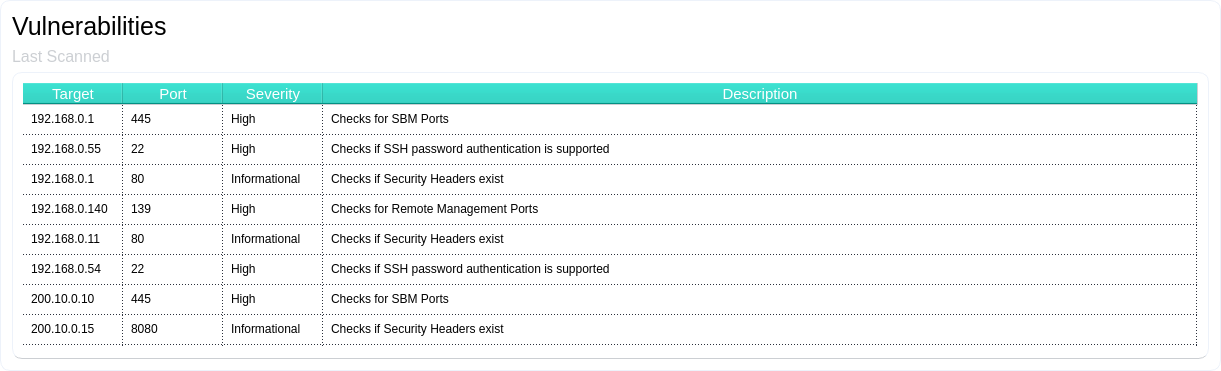
    <widget class="QFrame" name="frame_Vulnerabilities">
     <property name="geometry">
      <rect>
       <x>0</x>
       <y>270</y>
       <width>1221</width>
       <height>371</height>
      </rect>
     </property>
     <property name="styleSheet">
      <string notr="true">QFrame{
border:1px solid #edf2fa;
background-color:#fff;
border-radius:10px;
}</string>
     </property>
     <property name="frameShape">
      <enum>QFrame::StyledPanel</enum>
     </property>
     <property name="frameShadow">
      <enum>QFrame::Raised</enum>
     </property>
     <layout class="QVBoxLayout" name="verticalLayout_4">
      <item>
       <widget class="QLabel" name="lbl_Vulnerabilities">
        <property name="styleSheet">
         <string notr="true">QLabel{

		font-size:25px;
	border:0px;

}</string>
        </property>
        <property name="text">
         <string>Vulnerabilities</string>
        </property>
        <property name="alignment">
         <set>Qt::AlignLeading|Qt::AlignLeft|Qt::AlignVCenter</set>
        </property>
       </widget>
      </item>
      <item>
       <widget class="QLabel" name="lbl_VulnerabilitiesDesc">
        <property name="styleSheet">
         <string notr="true">QLabel{

	font-size:16px;
	border:0px;
color:rgb(204, 207, 211);

}</string>
        </property>
        <property name="text">
         <string>Last Scanned</string>
        </property>
       </widget>
      </item>
      <item>
       <widget class="QTableWidget" name="tableWidget_Vulnerabilities">
        <property name="styleSheet">
         <string notr="true">QTableWidget {	
	background-color: #fff;
	padding: 10px;
	gridline-color: rgb(44, 49, 60);
	border-bottom: 1px solid rgb(204, 207, 211);
	color:#000;
}
QTableWidget::item{
	border-color: rgb(44, 49, 60);
	padding-left: 5px;
	padding-right: 5px;
	gridline-color: rgb(44, 49, 60);
}
QTableWidget::item:selected{
	background-color: #e5faf8;
	color:#000;
}
QScrollBar:horizontal {
    border: none;
    background: rgb(52, 59, 72);
    height: 14px;
    margin: 0px 21px 0 21px;
	border-radius: 0px;
}
 QScrollBar:vertical {
	border: none;
    background: rgb(52, 59, 72);
    width: 14px;
    margin: 21px 0 21px 0;
	border-radius: 0px;
 }
QHeaderView{
   background-color:#04c9b7;
	border: 1px solid rgb(204, 207, 211);
	border-style: none;
    border-bottom: 1px solid rgb(204, 207, 211);
    border-right: 1px solid rgb(204, 207, 211);
    color:#fff;
	font-size:15px;
    border-radius: 0px;
}
</string>
        </property>
        <property name="verticalScrollBarPolicy">
         <enum>Qt::ScrollBarAlwaysOff</enum>
        </property>
        <property name="horizontalScrollBarPolicy">
         <enum>Qt::ScrollBarAlwaysOff</enum>
        </property>
        <property name="sizeAdjustPolicy">
         <enum>QAbstractScrollArea::AdjustIgnored</enum>
        </property>
        <property name="showGrid">
         <bool>true</bool>
        </property>
        <property name="gridStyle">
         <enum>Qt::DotLine</enum>
        </property>
        <attribute name="horizontalHeaderHighlightSections">
         <bool>true</bool>
        </attribute>
        <attribute name="horizontalHeaderStretchLastSection">
         <bool>true</bool>
        </attribute>
        <attribute name="verticalHeaderVisible">
         <bool>false</bool>
        </attribute>
        <attribute name="verticalHeaderHighlightSections">
         <bool>true</bool>
        </attribute>
        <row>
         <property name="text">
          <string>1</string>
         </property>
        </row>
        <row>
         <property name="text">
          <string>2</string>
         </property>
        </row>
        <row>
         <property name="text">
          <string>3</string>
         </property>
        </row>
        <row>
         <property name="text">
          <string>4</string>
         </property>
        </row>
        <row>
         <property name="text">
          <string>5</string>
         </property>
        </row>
        <row>
         <property name="text">
          <string>6</string>
         </property>
        </row>
        <row>
         <property name="text">
          <string>7</string>
         </property>
        </row>
        <row>
         <property name="text">
          <string>8</string>
         </property>
        </row>
        <row>
         <property name="text">
          <string>9</string>
         </property>
        </row>
        <row>
         <property name="text">
          <string>10</string>
         </property>
        </row>
        <row>
         <property name="text">
          <string>11</string>
         </property>
        </row>
        <row>
         <property name="text">
          <string>10</string>
         </property>
        </row>
        <row>
         <property name="text">
          <string>12</string>
         </property>
        </row>
        <row>
         <property name="text">
          <string>New Row</string>
         </property>
        </row>
        <row>
         <property name="text">
          <string>New Row</string>
         </property>
        </row>
        <row>
         <property name="text">
          <string>New Row</string>
         </property>
        </row>
        <row>
         <property name="text">
          <string>New Row</string>
         </property>
        </row>
        <row>
         <property name="text">
          <string>New Row</string>
         </property>
        </row>
        <row>
         <property name="text">
          <string>New Row</string>
         </property>
        </row>
        <row>
         <property name="text">
          <string>New Row</string>
         </property>
        </row>
        <row>
         <property name="text">
          <string>New Row</string>
         </property>
        </row>
        <row>
         <property name="text">
          <string>New Row</string>
         </property>
        </row>
        <row>
         <property name="text">
          <string>New Row</string>
         </property>
        </row>
        <column>
         <property name="text">
          <string>Target</string>
         </property>
        </column>
        <column>
         <property name="text">
          <string>Port</string>
         </property>
        </column>
        <column>
         <property name="text">
          <string>Severity</string>
         </property>
        </column>
        <column>
         <property name="text">
          <string>Description</string>
         </property>
        </column>
        <item row="0" column="0">
         <property name="text">
          <string>192.168.0.1</string>
         </property>
        </item>
        <item row="0" column="1">
         <property name="text">
          <string>445</string>
         </property>
        </item>
        <item row="0" column="2">
         <property name="text">
          <string>High</string>
         </property>
         <property name="foreground">
          <brush brushstyle="NoBrush">
           <color alpha="255">
            <red>150</red>
            <green>24</green>
            <blue>55</blue>
           </color>
          </brush>
         </property>
        </item>
        <item row="0" column="3">
         <property name="text">
          <string>Checks for SBM Ports</string>
         </property>
        </item>
        <item row="1" column="0">
         <property name="text">
          <string>192.168.0.55</string>
         </property>
        </item>
        <item row="1" column="1">
         <property name="text">
          <string>22</string>
         </property>
        </item>
        <item row="1" column="2">
         <property name="text">
          <string>High</string>
         </property>
         <property name="font">
          <font>
           <weight>50</weight>
           <bold>false</bold>
          </font>
         </property>
         <property name="background">
          <brush brushstyle="NoBrush">
           <color alpha="255">
            <red>238</red>
            <green>238</green>
            <blue>236</blue>
           </color>
          </brush>
         </property>
         <property name="foreground">
          <brush brushstyle="NoBrush">
           <color alpha="255">
            <red>150</red>
            <green>24</green>
            <blue>55</blue>
           </color>
          </brush>
         </property>
        </item>
        <item row="1" column="3">
         <property name="text">
          <string>Checks if SSH password authentication is supported</string>
         </property>
        </item>
        <item row="2" column="0">
         <property name="text">
          <string>192.168.0.1</string>
         </property>
        </item>
        <item row="2" column="1">
         <property name="text">
          <string>80</string>
         </property>
        </item>
        <item row="2" column="2">
         <property name="text">
          <string>Informational</string>
         </property>
         <property name="foreground">
          <brush brushstyle="NoBrush">
           <color alpha="255">
            <red>32</red>
            <green>74</green>
            <blue>135</blue>
           </color>
          </brush>
         </property>
        </item>
        <item row="2" column="3">
         <property name="text">
          <string>Checks if Security Headers exist</string>
         </property>
        </item>
        <item row="3" column="0">
         <property name="text">
          <string>192.168.0.140</string>
         </property>
        </item>
        <item row="3" column="1">
         <property name="text">
          <string>139</string>
         </property>
        </item>
        <item row="3" column="2">
         <property name="text">
          <string>High</string>
         </property>
         <property name="foreground">
          <brush brushstyle="NoBrush">
           <color alpha="255">
            <red>150</red>
            <green>24</green>
            <blue>55</blue>
           </color>
          </brush>
         </property>
        </item>
        <item row="3" column="3">
         <property name="text">
          <string>Checks for Remote Management Ports</string>
         </property>
        </item>
        <item row="4" column="0">
         <property name="text">
          <string>192.168.0.11</string>
         </property>
        </item>
        <item row="4" column="1">
         <property name="text">
          <string>80</string>
         </property>
        </item>
        <item row="4" column="2">
         <property name="text">
          <string>Informational</string>
         </property>
         <property name="foreground">
          <brush brushstyle="NoBrush">
           <color alpha="255">
            <red>32</red>
            <green>74</green>
            <blue>135</blue>
           </color>
          </brush>
         </property>
        </item>
        <item row="4" column="3">
         <property name="text">
          <string>Checks if Security Headers exist</string>
         </property>
        </item>
        <item row="5" column="0">
         <property name="text">
          <string>192.168.0.54</string>
         </property>
        </item>
        <item row="5" column="1">
         <property name="text">
          <string>22</string>
         </property>
        </item>
        <item row="5" column="2">
         <property name="text">
          <string>High</string>
         </property>
         <property name="foreground">
          <brush brushstyle="NoBrush">
           <color alpha="255">
            <red>150</red>
            <green>24</green>
            <blue>55</blue>
           </color>
          </brush>
         </property>
        </item>
        <item row="5" column="3">
         <property name="text">
          <string>Checks if SSH password authentication is supported</string>
         </property>
        </item>
        <item row="6" column="0">
         <property name="text">
          <string>200.10.0.10</string>
         </property>
        </item>
        <item row="6" column="1">
         <property name="text">
          <string>445</string>
         </property>
        </item>
        <item row="6" column="2">
         <property name="text">
          <string>High</string>
         </property>
         <property name="foreground">
          <brush brushstyle="NoBrush">
           <color alpha="255">
            <red>150</red>
            <green>24</green>
            <blue>55</blue>
           </color>
          </brush>
         </property>
        </item>
        <item row="6" column="3">
         <property name="text">
          <string>Checks for SBM Ports</string>
         </property>
        </item>
        <item row="7" column="0">
         <property name="text">
          <string>200.10.0.15</string>
         </property>
        </item>
        <item row="7" column="1">
         <property name="text">
          <string>8080</string>
         </property>
        </item>
        <item row="7" column="2">
         <property name="text">
          <string>Informational</string>
         </property>
         <property name="foreground">
          <brush brushstyle="NoBrush">
           <color alpha="255">
            <red>32</red>
            <green>74</green>
            <blue>135</blue>
           </color>
          </brush>
         </property>
        </item>
        <item row="7" column="3">
         <property name="text">
          <string>Checks if Security Headers exist</string>
         </property>
        </item>
        <item row="8" column="0">
         <property name="text">
          <string>200.10.0.5</string>
         </property>
        </item>
        <item row="8" column="1">
         <property name="text">
          <string>80</string>
         </property>
        </item>
        <item row="8" column="2">
         <property name="text">
          <string>Informational</string>
         </property>
         <property name="foreground">
          <brush brushstyle="NoBrush">
           <color alpha="255">
            <red>32</red>
            <green>74</green>
            <blue>135</blue>
           </color>
          </brush>
         </property>
        </item>
        <item row="8" column="3">
         <property name="text">
          <string>Checks if Security Headers exist</string>
         </property>
        </item>
        <item row="9" column="0">
         <property name="text">
          <string>200.10.0.113</string>
         </property>
        </item>
        <item row="9" column="1">
         <property name="text">
          <string>80</string>
         </property>
        </item>
        <item row="9" column="2">
         <property name="text">
          <string>Informational</string>
         </property>
         <property name="foreground">
          <brush brushstyle="NoBrush">
           <color alpha="255">
            <red>32</red>
            <green>74</green>
            <blue>135</blue>
           </color>
          </brush>
         </property>
        </item>
        <item row="9" column="3">
         <property name="text">
          <string>Checks if Security Headers exist</string>
         </property>
        </item>
        <item row="10" column="0">
         <property name="text">
          <string>200.10.0.29</string>
         </property>
        </item>
        <item row="10" column="1">
         <property name="text">
          <string>139</string>
         </property>
        </item>
        <item row="10" column="2">
         <property name="text">
          <string>High</string>
         </property>
         <property name="foreground">
          <brush brushstyle="NoBrush">
           <color alpha="255">
            <red>150</red>
            <green>24</green>
            <blue>55</blue>
           </color>
          </brush>
         </property>
        </item>
        <item row="10" column="3">
         <property name="text">
          <string>Checks for Remote Management Ports</string>
         </property>
        </item>
        <item row="11" column="0">
         <property name="text">
          <string>200.10.0.201</string>
         </property>
        </item>
        <item row="11" column="1">
         <property name="text">
          <string>22</string>
         </property>
        </item>
        <item row="11" column="2">
         <property name="text">
          <string>High</string>
         </property>
         <property name="foreground">
          <brush brushstyle="NoBrush">
           <color alpha="255">
            <red>150</red>
            <green>24</green>
            <blue>55</blue>
           </color>
          </brush>
         </property>
        </item>
        <item row="11" column="3">
         <property name="text">
          <string>Checks if SSH password authentication is supported</string>
         </property>
        </item>
        <item row="12" column="0">
         <property name="text">
          <string>200.10.0.92</string>
         </property>
        </item>
        <item row="12" column="1">
         <property name="text">
          <string>445</string>
         </property>
        </item>
        <item row="12" column="2">
         <property name="text">
          <string>High</string>
         </property>
         <property name="foreground">
          <brush brushstyle="NoBrush">
           <color alpha="255">
            <red>150</red>
            <green>24</green>
            <blue>55</blue>
           </color>
          </brush>
         </property>
        </item>
        <item row="12" column="3">
         <property name="text">
          <string>Checks for SBM Ports</string>
         </property>
        </item>
        <item row="13" column="0">
         <property name="text">
          <string>216.58.202.14</string>
         </property>
        </item>
        <item row="13" column="1">
         <property name="text">
          <string>22</string>
         </property>
        </item>
        <item row="13" column="2">
         <property name="text">
          <string>High</string>
         </property>
         <property name="foreground">
          <brush brushstyle="NoBrush">
           <color alpha="255">
            <red>150</red>
            <green>24</green>
            <blue>55</blue>
           </color>
          </brush>
         </property>
        </item>
        <item row="13" column="3">
         <property name="text">
          <string>Checks if SSH password authentication is supported</string>
         </property>
        </item>
        <item row="14" column="0">
         <property name="text">
          <string>216.58.202.14</string>
         </property>
        </item>
        <item row="14" column="1">
         <property name="text">
          <string>22</string>
         </property>
        </item>
        <item row="14" column="2">
         <property name="text">
          <string>High</string>
         </property>
         <property name="foreground">
          <brush brushstyle="NoBrush">
           <color alpha="255">
            <red>150</red>
            <green>24</green>
            <blue>55</blue>
           </color>
          </brush>
         </property>
        </item>
        <item row="14" column="3">
         <property name="text">
          <string>Checks if SSH password authentication is supported</string>
         </property>
        </item>
        <item row="15" column="0">
         <property name="text">
          <string>216.58.202.200</string>
         </property>
        </item>
        <item row="15" column="1">
         <property name="text">
          <string>80</string>
         </property>
        </item>
        <item row="15" column="2">
         <property name="text">
          <string>Informational</string>
         </property>
         <property name="foreground">
          <brush brushstyle="NoBrush">
           <color alpha="255">
            <red>32</red>
            <green>74</green>
            <blue>135</blue>
           </color>
          </brush>
         </property>
        </item>
        <item row="15" column="3">
         <property name="text">
          <string>Checks if Security Headers exist</string>
         </property>
        </item>
        <item row="16" column="0">
         <property name="text">
          <string>216.58.202.101</string>
         </property>
        </item>
        <item row="16" column="1">
         <property name="text">
          <string>80</string>
         </property>
        </item>
        <item row="16" column="2">
         <property name="text">
          <string>Informational</string>
         </property>
         <property name="foreground">
          <brush brushstyle="NoBrush">
           <color alpha="255">
            <red>32</red>
            <green>74</green>
            <blue>135</blue>
           </color>
          </brush>
         </property>
        </item>
        <item row="16" column="3">
         <property name="text">
          <string>Checks if Security Headers exist</string>
         </property>
        </item>
        <item row="17" column="0">
         <property name="text">
          <string>216.58.202.128</string>
         </property>
        </item>
        <item row="17" column="1">
         <property name="text">
          <string>80</string>
         </property>
        </item>
        <item row="17" column="2">
         <property name="text">
          <string>Informational</string>
         </property>
         <property name="foreground">
          <brush brushstyle="NoBrush">
           <color alpha="255">
            <red>32</red>
            <green>74</green>
            <blue>135</blue>
           </color>
          </brush>
         </property>
        </item>
        <item row="17" column="3">
         <property name="text">
          <string>Checks if Security Headers exist</string>
         </property>
        </item>
        <item row="18" column="0">
         <property name="text">
          <string>216.58.202.129</string>
         </property>
        </item>
        <item row="18" column="1">
         <property name="text">
          <string>80</string>
         </property>
        </item>
        <item row="18" column="2">
         <property name="text">
          <string>Informational</string>
         </property>
         <property name="foreground">
          <brush brushstyle="NoBrush">
           <color alpha="255">
            <red>32</red>
            <green>74</green>
            <blue>135</blue>
           </color>
          </brush>
         </property>
        </item>
        <item row="18" column="3">
         <property name="text">
          <string>Checks if Security Headers exist</string>
         </property>
        </item>
        <item row="19" column="0">
         <property name="text">
          <string>216.58.202.135</string>
         </property>
        </item>
        <item row="19" column="1">
         <property name="text">
          <string>80</string>
         </property>
        </item>
        <item row="19" column="2">
         <property name="text">
          <string>Informational</string>
         </property>
         <property name="foreground">
          <brush brushstyle="NoBrush">
           <color alpha="255">
            <red>32</red>
            <green>74</green>
            <blue>135</blue>
           </color>
          </brush>
         </property>
        </item>
        <item row="19" column="3">
         <property name="text">
          <string>Checks if Security Headers exist</string>
         </property>
        </item>
        <item row="20" column="0">
         <property name="text">
          <string>216.58.202.137</string>
         </property>
        </item>
        <item row="20" column="1">
         <property name="text">
          <string>139</string>
         </property>
        </item>
        <item row="20" column="2">
         <property name="text">
          <string>High</string>
         </property>
         <property name="foreground">
          <brush brushstyle="NoBrush">
           <color alpha="255">
            <red>150</red>
            <green>24</green>
            <blue>55</blue>
           </color>
          </brush>
         </property>
        </item>
        <item row="20" column="3">
         <property name="text">
          <string>Checks for Remote Management Ports</string>
         </property>
        </item>
        <item row="21" column="0">
         <property name="text">
          <string>216.58.202.138</string>
         </property>
        </item>
        <item row="21" column="1">
         <property name="text">
          <string>8080</string>
         </property>
        </item>
        <item row="21" column="2">
         <property name="text">
          <string>Informational</string>
         </property>
         <property name="foreground">
          <brush brushstyle="NoBrush">
           <color alpha="255">
            <red>32</red>
            <green>74</green>
            <blue>135</blue>
           </color>
          </brush>
         </property>
        </item>
        <item row="21" column="3">
         <property name="text">
          <string>Checks if Security Headers exist</string>
         </property>
        </item>
        <item row="22" column="0">
         <property name="text">
          <string>216.58.202.139</string>
         </property>
        </item>
        <item row="22" column="1">
         <property name="text">
          <string>445</string>
         </property>
        </item>
        <item row="22" column="2">
         <property name="text">
          <string>High</string>
         </property>
         <property name="foreground">
          <brush brushstyle="NoBrush">
           <color alpha="255">
            <red>150</red>
            <green>24</green>
            <blue>55</blue>
           </color>
          </brush>
         </property>
        </item>
        <item row="22" column="3">
         <property name="text">
          <string>Checks for SBM Ports</string>
         </property>
        </item>
       </widget>
      </item>
     </layout>
    </widget>
